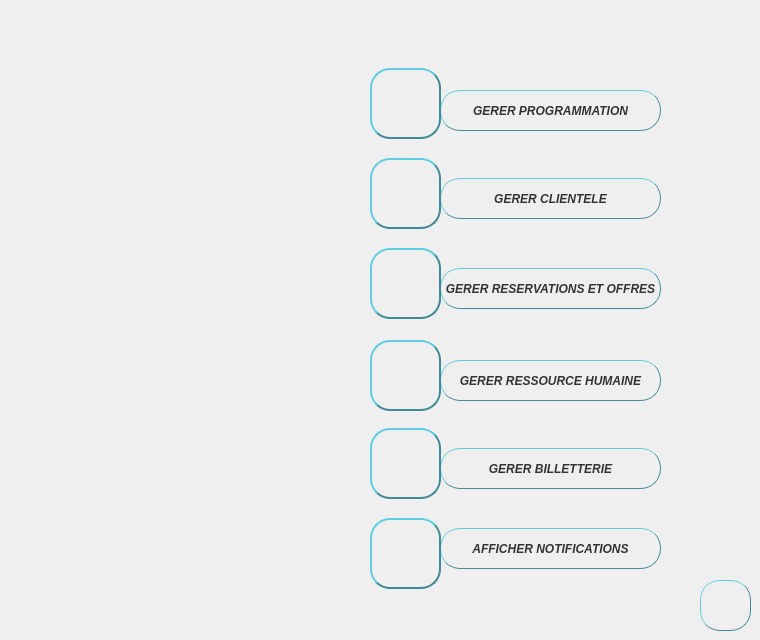
    <widget class="QWidget" name="page_3">
     <widget class="QPushButton" name="menuPROG1">
      <property name="geometry">
       <rect>
        <x>440</x>
        <y>90</y>
        <width>221</width>
        <height>41</height>
       </rect>
      </property>
      <property name="font">
       <font>
        <weight>75</weight>
        <italic>true</italic>
        <bold>true</bold>
       </font>
      </property>
      <property name="styleSheet">
       <string notr="true">QPushButton:pressed {
       background-color: qlineargradient(spread:pad, x1:0, y1:0, x2:0, y2:1,   stop:0 rgba(60, 186, 162, 255), stop:1 rgba(98, 211, 162, 255))
}
QPushButton:hover:!pressed{ color: #035381}

QPushButton:disabled {
       background-color: rgb(170, 170, 127)
}
QPushButton{
color: #333;
    border: 1px solid #418997;
    border-radius: 20px;
    border-style: outset;
    background: qradialgradient(
        cx: 0.3, cy: -0.4, fx: 0.3, fy: -0.4,
        radius: 1.35, stop: 0 #fff, stop: 1 #D0DDDF
        );
padding:1x;
 }</string>
      </property>
      <property name="text">
       <string>GERER PROGRAMMATION</string>
      </property>
     </widget>
     <widget class="QPushButton" name="menuCLIENT1">
      <property name="geometry">
       <rect>
        <x>440</x>
        <y>178</y>
        <width>221</width>
        <height>41</height>
       </rect>
      </property>
      <property name="font">
       <font>
        <weight>75</weight>
        <italic>true</italic>
        <bold>true</bold>
       </font>
      </property>
      <property name="styleSheet">
       <string notr="true">QPushButton:pressed {
       background-color: qlineargradient(spread:pad, x1:0, y1:0, x2:0, y2:1,   stop:0 rgba(60, 186, 162, 255), stop:1 rgba(98, 211, 162, 255))
}
QPushButton:hover:!pressed{ color: #035381}

QPushButton:disabled {
       background-color: rgb(170, 170, 127)
}
QPushButton{
color: #333;
    border: 1px solid #418997;
    border-radius: 20px;
    border-style: outset;
    background: qradialgradient(
        cx: 0.3, cy: -0.4, fx: 0.3, fy: -0.4,
        radius: 1.35, stop: 0 #fff, stop: 1 #D0DDDF
        );
padding:1x;
 }</string>
      </property>
      <property name="text">
       <string>GERER CLIENTELE</string>
      </property>
     </widget>
     <widget class="QPushButton" name="menuRES1">
      <property name="geometry">
       <rect>
        <x>440</x>
        <y>268</y>
        <width>221</width>
        <height>41</height>
       </rect>
      </property>
      <property name="font">
       <font>
        <weight>75</weight>
        <italic>true</italic>
        <bold>true</bold>
       </font>
      </property>
      <property name="styleSheet">
       <string notr="true">QPushButton:pressed {
       background-color: qlineargradient(spread:pad, x1:0, y1:0, x2:0, y2:1,   stop:0 rgba(60, 186, 162, 255), stop:1 rgba(98, 211, 162, 255))
}
QPushButton:hover:!pressed{ color: #035381}

QPushButton:disabled {
       background-color: rgb(170, 170, 127)
}
QPushButton{
color: #333;
    border: 1px solid #418997;
    border-radius: 20px;
    border-style: outset;
    background: qradialgradient(
        cx: 0.3, cy: -0.4, fx: 0.3, fy: -0.4,
        radius: 1.35, stop: 0 #fff, stop: 1 #BAD0D4
        );
padding:1x;
 }</string>
      </property>
      <property name="text">
       <string>GERER RESERVATIONS ET OFFRES</string>
      </property>
     </widget>
     <widget class="QPushButton" name="menuEmploye">
      <property name="geometry">
       <rect>
        <x>440</x>
        <y>360</y>
        <width>221</width>
        <height>41</height>
       </rect>
      </property>
      <property name="font">
       <font>
        <weight>75</weight>
        <italic>true</italic>
        <bold>true</bold>
       </font>
      </property>
      <property name="styleSheet">
       <string notr="true">QPushButton:pressed {
       background-color: qlineargradient(spread:pad, x1:0, y1:0, x2:0, y2:1,   stop:0 rgba(60, 186, 162, 255), stop:1 rgba(98, 211, 162, 255))
}
QPushButton:hover:!pressed{ color: #035381}

QPushButton:disabled {
       background-color: rgb(170, 170, 127)
}
QPushButton{
color: #333;
    border: 1px solid #418997;
    border-radius: 20px;
    border-style: outset;
    background: qradialgradient(
        cx: 0.3, cy: -0.4, fx: 0.3, fy: -0.4,
        radius: 1.35, stop: 0 #fff, stop: 1 #D0DDDF
        );
padding:1x;
 }</string>
      </property>
      <property name="text">
       <string>GERER RESSOURCE HUMAINE</string>
      </property>
     </widget>
     <widget class="QPushButton" name="menuBILLET">
      <property name="geometry">
       <rect>
        <x>440</x>
        <y>448</y>
        <width>221</width>
        <height>41</height>
       </rect>
      </property>
      <property name="font">
       <font>
        <weight>75</weight>
        <italic>true</italic>
        <bold>true</bold>
       </font>
      </property>
      <property name="styleSheet">
       <string notr="true">QPushButton:pressed {
       background-color: qlineargradient(spread:pad, x1:0, y1:0, x2:0, y2:1,   stop:0 rgba(60, 186, 162, 255), stop:1 rgba(98, 211, 162, 255))
}
QPushButton:hover:!pressed{ color: #035381}

QPushButton:disabled {
       background-color: rgb(170, 170, 127)
}
QPushButton{
color: #333;
    border: 1px solid #418997;
    border-radius: 20px;
    border-style: outset;
    background: qradialgradient(
        cx: 0.3, cy: -0.4, fx: 0.3, fy: -0.4,
        radius: 1.35, stop: 0 #fff, stop: 1 #D0DDDF
        );
padding:1x;
 }</string>
      </property>
      <property name="text">
       <string>GERER BILLETTERIE</string>
      </property>
     </widget>
     <widget class="QPushButton" name="menuNOTIF1">
      <property name="geometry">
       <rect>
        <x>440</x>
        <y>528</y>
        <width>221</width>
        <height>41</height>
       </rect>
      </property>
      <property name="font">
       <font>
        <weight>75</weight>
        <italic>true</italic>
        <bold>true</bold>
       </font>
      </property>
      <property name="styleSheet">
       <string notr="true">QPushButton:pressed {
       background-color: qlineargradient(spread:pad, x1:0, y1:0, x2:0, y2:1,   stop:0 rgba(60, 186, 162, 255), stop:1 rgba(98, 211, 162, 255))
}
QPushButton:hover:!pressed{ color: #035381}

QPushButton:disabled {
       background-color: rgb(170, 170, 127)
}
QPushButton{
color: #333;
    border: 1px solid #418997;
    border-radius: 20px;
    border-style: outset;
    background: qradialgradient(
        cx: 0.3, cy: -0.4, fx: 0.3, fy: -0.4,
        radius: 1.35, stop: 0 #fff, stop: 1 #D0DDDF
        );
padding:1x;
 }</string>
      </property>
      <property name="text">
       <string>AFFICHER NOTIFICATIONS</string>
      </property>
     </widget>
     <widget class="QPushButton" name="pushButton_logout">
      <property name="geometry">
       <rect>
        <x>700</x>
        <y>580</y>
        <width>51</width>
        <height>51</height>
       </rect>
      </property>
      <property name="styleSheet">
       <string notr="true">QPushButton:pressed {
       background-color: qlineargradient(spread:pad, x1:0, y1:0, x2:0, y2:1,   stop:0 rgba(60, 186, 162, 255), stop:1 rgba(98, 211, 162, 255))
}
QPushButton:hover:!pressed{ color: #035381}

QPushButton:disabled {
       background-color: rgb(170, 170, 127)
}
QPushButton{
color: #333;
    border: 1px solid #418997;
    border-radius: 20px;
    border-style: outset;
    background: qradialgradient(
        cx: 0.3, cy: -0.4, fx: 0.3, fy: -0.4,
        radius: 1.35, stop: 0 #fff, stop: 1 #D0DDDF
        );
padding:1x;
 }</string>
      </property>
      <property name="text">
       <string/>
      </property>
      <property name="icon">
       <iconset resource="resource.qrc">
        <normaloff>:/rsc/img/logout.png</normaloff>:/rsc/img/logout.png</iconset>
      </property>
      <property name="iconSize">
       <size>
        <width>30</width>
        <height>30</height>
       </size>
      </property>
     </widget>
     <widget class="QToolButton" name="toolButton_3">
      <property name="geometry">
       <rect>
        <x>370</x>
        <y>68</y>
        <width>71</width>
        <height>71</height>
       </rect>
      </property>
      <property name="styleSheet">
       <string notr="true">color: #333;
    border: 2px solid #418997;
    border-radius: 20px;
    border-style: outset;
 background: qradialgradient(
        cx: 0.3, cy: -0.4, fx: 0.3, fy: -0.4,
        radius: 1.35, stop: 0 #fff, stop: 1 #93C1CA
        );
    padding: 5px;</string>
      </property>
      <property name="text">
       <string/>
      </property>
      <property name="icon">
       <iconset resource="resource.qrc">
        <normaloff>:/rsc/img/prog.png</normaloff>:/rsc/img/prog.png</iconset>
      </property>
      <property name="iconSize">
       <size>
        <width>128</width>
        <height>128</height>
       </size>
      </property>
     </widget>
     <widget class="QToolButton" name="toolButton_7">
      <property name="geometry">
       <rect>
        <x>370</x>
        <y>158</y>
        <width>71</width>
        <height>71</height>
       </rect>
      </property>
      <property name="styleSheet">
       <string notr="true">color: #333;
    border: 2px solid #418997;
    border-radius: 20px;
    border-style: outset;
    background: qradialgradient(
        cx: 0.3, cy: -0.4, fx: 0.3, fy: -0.4,
        radius: 1.35, stop: 0 #fff, stop: 1 #418997
        );
    padding: 5px;</string>
      </property>
      <property name="text">
       <string/>
      </property>
      <property name="icon">
       <iconset resource="resource.qrc">
        <normaloff>:/rsc/img/clientss.png</normaloff>:/rsc/img/clientss.png</iconset>
      </property>
      <property name="iconSize">
       <size>
        <width>128</width>
        <height>128</height>
       </size>
      </property>
     </widget>
     <widget class="QToolButton" name="toolButton_8">
      <property name="geometry">
       <rect>
        <x>370</x>
        <y>248</y>
        <width>71</width>
        <height>71</height>
       </rect>
      </property>
      <property name="styleSheet">
       <string notr="true">color: #333;
    border: 2px solid #418997;
    border-radius: 20px;
    border-style: outset;
    background: qradialgradient(
        cx: 0.3, cy: -0.4, fx: 0.3, fy: -0.4,
        radius: 1.35, stop: 0 #fff, stop: 1 #418997
        );
    padding: 5px;</string>
      </property>
      <property name="text">
       <string/>
      </property>
      <property name="icon">
       <iconset resource="resource.qrc">
        <normaloff>:/rsc/img/reserv.png</normaloff>:/rsc/img/reserv.png</iconset>
      </property>
      <property name="iconSize">
       <size>
        <width>128</width>
        <height>128</height>
       </size>
      </property>
     </widget>
     <widget class="QToolButton" name="toolButton_9">
      <property name="geometry">
       <rect>
        <x>370</x>
        <y>518</y>
        <width>71</width>
        <height>71</height>
       </rect>
      </property>
      <property name="styleSheet">
       <string notr="true">color: #333;
    border: 2px solid #418997;
    border-radius: 20px;
    border-style: outset;
    background: qradialgradient(
        cx: 0.3, cy: -0.4, fx: 0.3, fy: -0.4,
        radius: 1.35, stop: 0 #fff, stop: 1 #418997
        );
    padding: 5px;</string>
      </property>
      <property name="text">
       <string/>
      </property>
      <property name="icon">
       <iconset resource="resource.qrc">
        <normaloff>:/rsc/img/notif.png</normaloff>:/rsc/img/notif.png</iconset>
      </property>
      <property name="iconSize">
       <size>
        <width>100</width>
        <height>100</height>
       </size>
      </property>
     </widget>
     <widget class="QToolButton" name="toolButton_10">
      <property name="geometry">
       <rect>
        <x>370</x>
        <y>428</y>
        <width>71</width>
        <height>71</height>
       </rect>
      </property>
      <property name="styleSheet">
       <string notr="true">color: #333;
    border: 2px solid #418997;
    border-radius: 20px;
    border-style: outset;
 background: qradialgradient(
        cx: 0.3, cy: -0.4, fx: 0.3, fy: -0.4,
        radius: 1.35, stop: 0 #fff, stop: 1 #93C1CA
        );
    padding: 5px;</string>
      </property>
      <property name="text">
       <string/>
      </property>
      <property name="icon">
       <iconset resource="resource.qrc">
        <normaloff>:/rsc/img/beillettrie.jpg</normaloff>:/rsc/img/beillettrie.jpg</iconset>
      </property>
      <property name="iconSize">
       <size>
        <width>150</width>
        <height>150</height>
       </size>
      </property>
     </widget>
     <widget class="QToolButton" name="toolButton_11">
      <property name="geometry">
       <rect>
        <x>370</x>
        <y>340</y>
        <width>71</width>
        <height>71</height>
       </rect>
      </property>
      <property name="styleSheet">
       <string notr="true">color: #333;
    border: 2px solid #418997;
    border-radius: 20px;
    border-style: outset;
 background: qradialgradient(
        cx: 0.3, cy: -0.4, fx: 0.3, fy: -0.4,
        radius: 1.35, stop: 0 #fff, stop: 1 #93C1CA
        );</string>
      </property>
      <property name="text">
       <string/>
      </property>
      <property name="icon">
       <iconset resource="resource.qrc">
        <normaloff>:/rsc/img/client.png</normaloff>:/rsc/img/client.png</iconset>
      </property>
      <property name="iconSize">
       <size>
        <width>100</width>
        <height>100</height>
       </size>
      </property>
     </widget>
    </widget>
